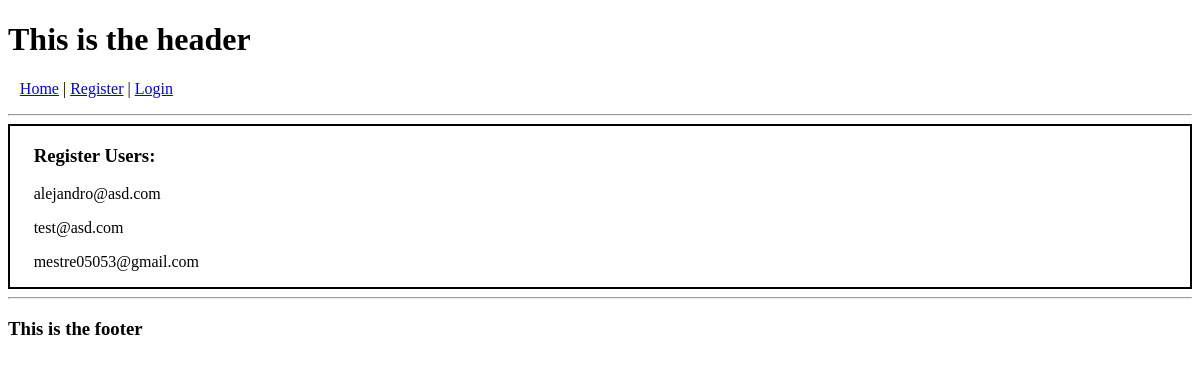
Before: / with the older database file.
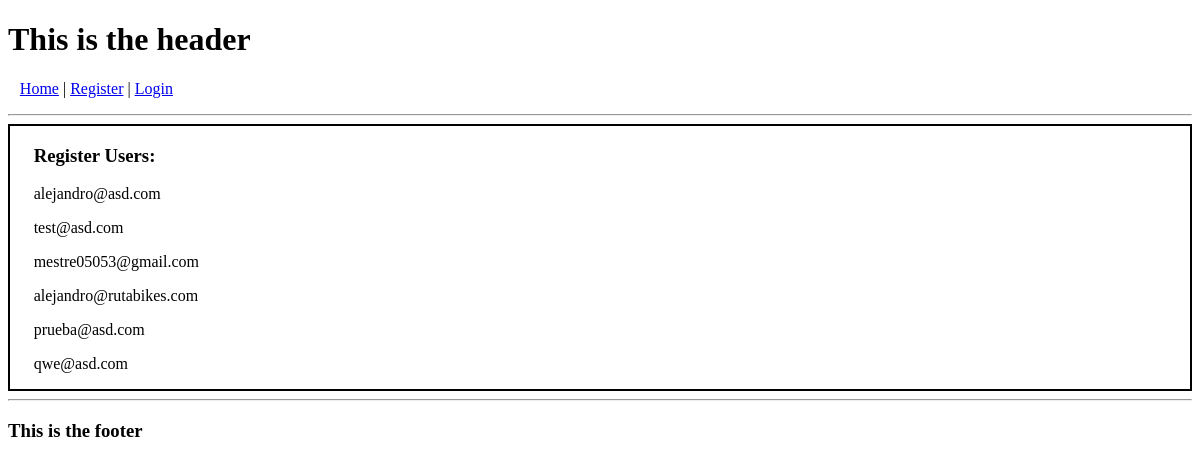
After: the same page with the newer database file.
### account/models.py (models this page shows, shortened)
class Account(AbstractBaseUser):
	email						= models.EmailField(verbose_name="email", max_length=60, unique=True)
	username					= models.CharField (max_length=30, unique=True)
	date_joined					= models.DateTimeField(verbose_name='date joined', auto_now_add=True)
	last_login					= models.DateTimeField(verbose_name='last login', auto_now=True)
	is_admin					= models.BooleanField(default=False)
	is_active					= models.BooleanField(default=True)
	is_staff					= models.BooleanField(default=False)
	is_superuser				= models.BooleanField(default=False)
	first_name					= models.CharField(max_length=30)
	USERNAME_FIELD ='email'
	REQUIRED_FIELDS = ['username']
	objects = MyaccountManager()
	def __str__ (self):
		return self.email

### personal/views.py (the view)
# urls.py: path('', home_screen_view, name="home"),
def home_screen_view(request):
     context = {}
     accounts = Account.objects.all()
     context['accounts'] = accounts
     return render (request, "personal/home.html", context )

### personal/templates/personal/home.html
{% extends 'base.html'%}
{% block content %}
<div style="border: 2px solid #000; padding-left: 2%;" >
  <h3>Register Users:</h3>
  {% for accounts in accounts %}
  <p>{{accounts}}</p>
  {% endfor %}
</div>
{% endblock content %}

### templates/base.html (shortened to what this page needs)
<!DOCTYPE html>
<html lang="en" dir="ltr">
    <head>
      <div>
        <h1>This is the header</h1>
          {% if request.user.is_authenticated %}
              <p><a href="{% url 'home' %}">Home</a> | <a href="{%url 'logout' %}">Logout</a></p>
              <p>Hello {{request.user.username}}</p>
          {% else %}
              <p style="margin-left: 1%;">
                <a href="{% url 'home' %}">Home</a> |
                <a href="{% url 'register' %}">Register</a> |
                <a href="{% url 'login' %}">Login</a>
              </p>
          {% endif %}
      </div>
    </head>
    <hr>
    <body>
      {%block content%}
      {%endblock content%}
    </body>
    <footer>
      <div>
        <hr>
        <h3>This is the footer</h3>
      </div>
    </footer>
</html>

Changed rows visible on the page:
added Account: email "alejandro@rutabikes.com"
added Account: email "prueba@asd.com"
added Account: email "qwe@asd.com"
